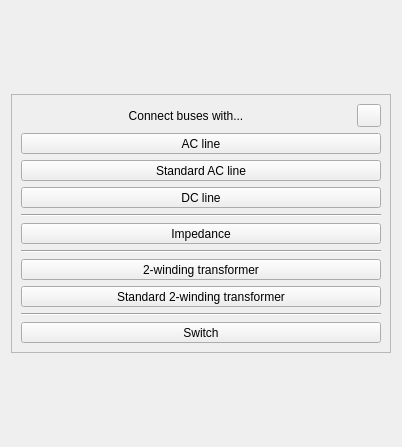
<?xml version="1.0" encoding="UTF-8"?>
<ui version="4.0">
 <class>Dialog</class>
 <widget class="QDialog" name="Dialog">
  <property name="windowModality">
   <enum>Qt::NonModal</enum>
  </property>
  <property name="geometry">
   <rect>
    <x>0</x>
    <y>0</y>
    <width>402</width>
    <height>447</height>
   </rect>
  </property>
  <property name="focusPolicy">
   <enum>Qt::StrongFocus</enum>
  </property>
  <property name="windowTitle">
   <string>Connect buses with...</string>
  </property>
  <property name="modal">
   <bool>false</bool>
  </property>
  <layout class="QVBoxLayout" name="verticalLayout">
   <item>
    <spacer name="verticalSpacer_2">
     <property name="orientation">
      <enum>Qt::Vertical</enum>
     </property>
     <property name="sizeHint" stdset="0">
      <size>
       <width>20</width>
       <height>40</height>
      </size>
     </property>
    </spacer>
   </item>
   <item>
    <widget class="QFrame" name="frame">
     <property name="focusPolicy">
      <enum>Qt::TabFocus</enum>
     </property>
     <property name="frameShape">
      <enum>QFrame::StyledPanel</enum>
     </property>
     <property name="frameShadow">
      <enum>QFrame::Raised</enum>
     </property>
     <layout class="QVBoxLayout" name="verticalLayout_2">
      <item>
       <layout class="QHBoxLayout" name="horizontalLayout_2">
        <item>
         <widget class="QLabel" name="label">
          <property name="text">
           <string>Connect buses with...</string>
          </property>
          <property name="alignment">
           <set>Qt::AlignCenter</set>
          </property>
         </widget>
        </item>
        <item>
         <widget class="QToolButton" name="btn_close">
          <property name="focusPolicy">
           <enum>Qt::NoFocus</enum>
          </property>
          <property name="text">
           <string/>
          </property>
         </widget>
        </item>
       </layout>
      </item>
      <item>
       <layout class="QVBoxLayout" name="layout_options">
        <item>
         <widget class="QToolButton" name="btnLine">
          <property name="sizePolicy">
           <sizepolicy hsizetype="Expanding" vsizetype="Fixed">
            <horstretch>0</horstretch>
            <verstretch>0</verstretch>
           </sizepolicy>
          </property>
          <property name="text">
           <string>AC line</string>
          </property>
          <property name="iconSize">
           <size>
            <width>32</width>
            <height>32</height>
           </size>
          </property>
          <property name="toolButtonStyle">
           <enum>Qt::ToolButtonTextBesideIcon</enum>
          </property>
         </widget>
        </item>
        <item>
         <widget class="QToolButton" name="btnStdLine">
          <property name="sizePolicy">
           <sizepolicy hsizetype="Expanding" vsizetype="Fixed">
            <horstretch>0</horstretch>
            <verstretch>0</verstretch>
           </sizepolicy>
          </property>
          <property name="text">
           <string>Standard AC line</string>
          </property>
          <property name="iconSize">
           <size>
            <width>32</width>
            <height>32</height>
           </size>
          </property>
          <property name="toolButtonStyle">
           <enum>Qt::ToolButtonTextBesideIcon</enum>
          </property>
         </widget>
        </item>
        <item>
         <widget class="QToolButton" name="btnDCLine">
          <property name="sizePolicy">
           <sizepolicy hsizetype="Expanding" vsizetype="Fixed">
            <horstretch>0</horstretch>
            <verstretch>0</verstretch>
           </sizepolicy>
          </property>
          <property name="text">
           <string>DC line</string>
          </property>
          <property name="iconSize">
           <size>
            <width>32</width>
            <height>32</height>
           </size>
          </property>
          <property name="toolButtonStyle">
           <enum>Qt::ToolButtonTextBesideIcon</enum>
          </property>
         </widget>
        </item>
        <item>
         <widget class="Line" name="line">
          <property name="orientation">
           <enum>Qt::Horizontal</enum>
          </property>
         </widget>
        </item>
        <item>
         <widget class="QToolButton" name="btnImpedance">
          <property name="sizePolicy">
           <sizepolicy hsizetype="Expanding" vsizetype="Fixed">
            <horstretch>0</horstretch>
            <verstretch>0</verstretch>
           </sizepolicy>
          </property>
          <property name="text">
           <string>Impedance</string>
          </property>
          <property name="iconSize">
           <size>
            <width>32</width>
            <height>32</height>
           </size>
          </property>
          <property name="toolButtonStyle">
           <enum>Qt::ToolButtonTextBesideIcon</enum>
          </property>
         </widget>
        </item>
        <item>
         <widget class="Line" name="line_2">
          <property name="orientation">
           <enum>Qt::Horizontal</enum>
          </property>
         </widget>
        </item>
        <item>
         <widget class="QToolButton" name="btnTrafo">
          <property name="sizePolicy">
           <sizepolicy hsizetype="Expanding" vsizetype="Fixed">
            <horstretch>0</horstretch>
            <verstretch>0</verstretch>
           </sizepolicy>
          </property>
          <property name="text">
           <string>2-winding transformer</string>
          </property>
          <property name="iconSize">
           <size>
            <width>32</width>
            <height>32</height>
           </size>
          </property>
          <property name="toolButtonStyle">
           <enum>Qt::ToolButtonTextBesideIcon</enum>
          </property>
         </widget>
        </item>
        <item>
         <widget class="QToolButton" name="btnStdTrafo">
          <property name="sizePolicy">
           <sizepolicy hsizetype="Expanding" vsizetype="Fixed">
            <horstretch>0</horstretch>
            <verstretch>0</verstretch>
           </sizepolicy>
          </property>
          <property name="text">
           <string>Standard 2-winding transformer</string>
          </property>
          <property name="iconSize">
           <size>
            <width>32</width>
            <height>32</height>
           </size>
          </property>
          <property name="toolButtonStyle">
           <enum>Qt::ToolButtonTextBesideIcon</enum>
          </property>
         </widget>
        </item>
        <item>
         <widget class="Line" name="line_3">
          <property name="orientation">
           <enum>Qt::Horizontal</enum>
          </property>
         </widget>
        </item>
        <item>
         <widget class="QToolButton" name="btnSwitch">
          <property name="sizePolicy">
           <sizepolicy hsizetype="Expanding" vsizetype="Fixed">
            <horstretch>0</horstretch>
            <verstretch>0</verstretch>
           </sizepolicy>
          </property>
          <property name="text">
           <string>Switch</string>
          </property>
          <property name="iconSize">
           <size>
            <width>32</width>
            <height>32</height>
           </size>
          </property>
          <property name="toolButtonStyle">
           <enum>Qt::ToolButtonTextBesideIcon</enum>
          </property>
         </widget>
        </item>
       </layout>
      </item>
     </layout>
    </widget>
   </item>
   <item>
    <spacer name="verticalSpacer">
     <property name="orientation">
      <enum>Qt::Vertical</enum>
     </property>
     <property name="sizeHint" stdset="0">
      <size>
       <width>20</width>
       <height>40</height>
      </size>
     </property>
    </spacer>
   </item>
  </layout>
  <action name="actiondffe">
   <property name="text">
    <string>dffe</string>
   </property>
  </action>
 </widget>
 <resources/>
 <connections>
  <connection>
   <sender>btn_close</sender>
   <signal>clicked()</signal>
   <receiver>Dialog</receiver>
   <slot>reject()</slot>
   <hints>
    <hint type="sourcelabel">
     <x>311</x>
     <y>69</y>
    </hint>
    <hint type="destinationlabel">
     <x>329</x>
     <y>37</y>
    </hint>
   </hints>
  </connection>
 </connections>
</ui>
